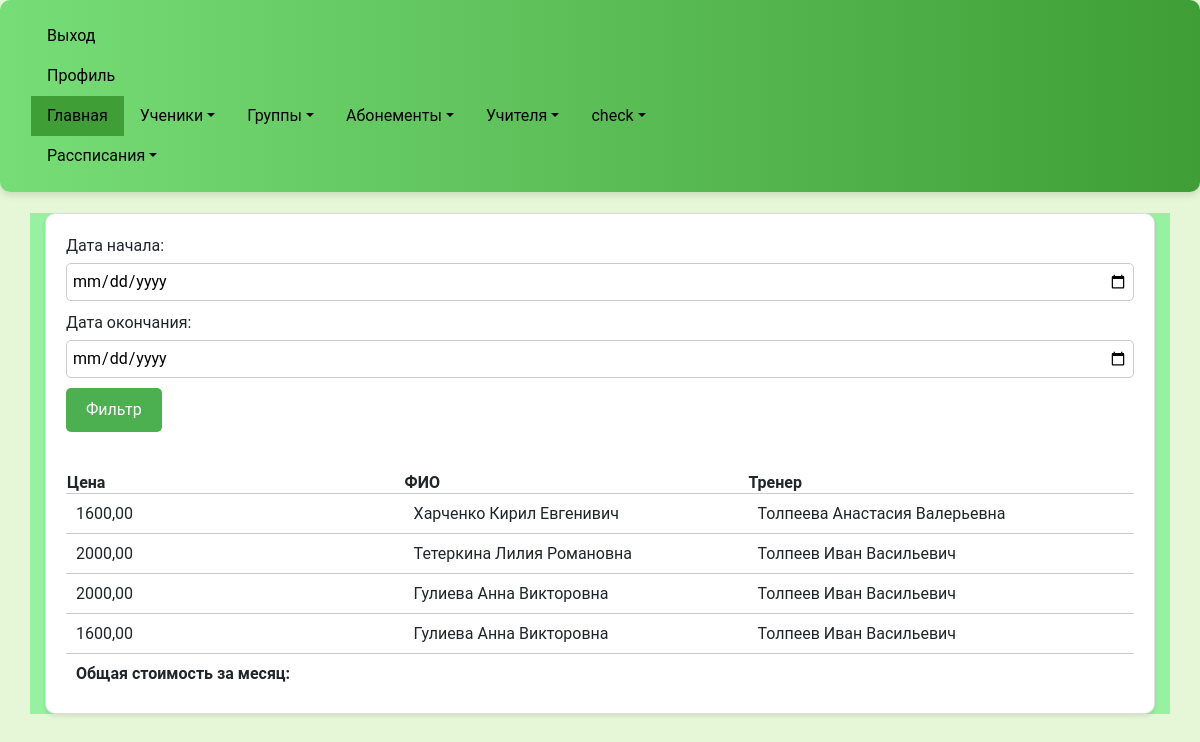
/check/ (signed in), run on an earlier commit of the app's database.
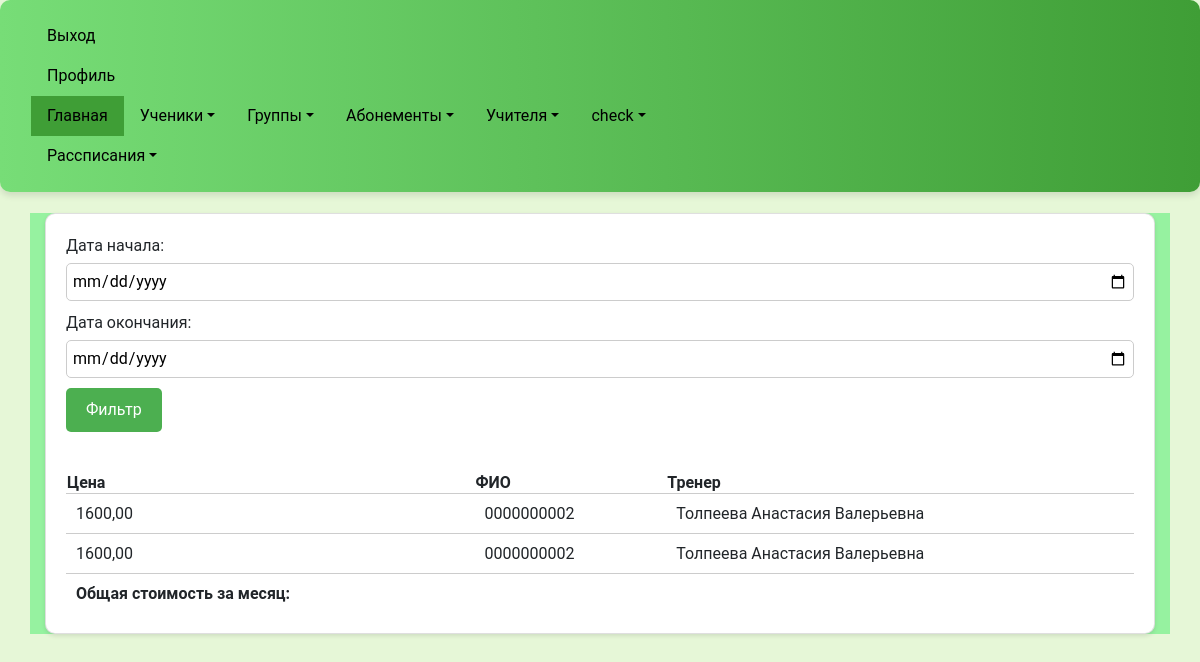
And on a later commit of the database.
### myapp/models.py (models this page shows, shortened)
class Subscription(models.Model):
    group = models.ForeignKey(Group, on_delete=models.CASCADE)
    client = models.ForeignKey(Client, on_delete=models.CASCADE)
    coach = models.ForeignKey(Coach, on_delete=models.CASCADE)
    lessons_count = models.IntegerField()
    attendance = models.BooleanField(default=False)
    price = models.DecimalField(max_digits=10, decimal_places=2)  # Добавляем поле для стоимости абонемента
    comment = models.TextField(blank=True, null=True)
    button_highlighted = models.BooleanField(default=False)
    date = models.DateTimeField(auto_now_add=True)  # Добавляем поле для даты создания
    end_date = models.DateTimeField()  # Добавляем поле для даты окончания абонемента
    lesson_schedule = models.ForeignKey(LessonSchedule, on_delete=models.CASCADE)

class Client(models.Model):
    full_name = models.CharField(max_length=255)
    birth_date = models.DateField()
    phone_number = models.CharField(max_length=20)
    parent_name = models.CharField(max_length=255)
    address = models.CharField(max_length=255, default='Unknown Address')  # Add a default value here
    card_number = models.CharField(max_length=100, unique=True)
    group_obj = models.ForeignKey('Group', on_delete=models.SET_NULL, null=True, blank=True)
    date_joined = models.DateField()

class Coach(models.Model):
    full_name = models.CharField(max_length=255)
    phone_number = models.CharField(max_length=20)
    students = models.ManyToManyField(Client, related_name='coach_students')
    groupqs = models.ManyToManyField(Group, related_name='coach_groupqs')
    percent = models.FloatField(default=0)

### myapp/views.py (the view)
# urls.py: path('check/', check, name='check'),
@login_required
def check(request):
    subscriptions = Subscription.objects.all()
    start_date = request.GET.get('start_date')
    end_date = request.GET.get('end_date')
    if start_date and end_date:
        subscriptions = subscriptions.filter(date__range=[start_date, end_date])
        total_price = subscriptions.aggregate(total_price=Sum('price'))['total_price']
        return render(request, 'check.html', {'subscriptions': subscriptions,
                                              'total_price': total_price})
    else:
        return render(request, 'check.html', {'subscriptions': subscriptions})

### myapp/templates/check.html
{% extends 'base.html' %}
{% block content %}
<div class="container">
    <div class="card" style="padding: 20px; border-radius: 10px; box-shadow: 0 2px 4px rgba(0,0,0,0.1);">
        <form method="get" style="margin-bottom: 20px;">
            <label for="start_date" style="display: block; margin-bottom: 5px;">Дата начала:</label>
            <input type="date" name="start_date" style="padding: 5px; border: 1px solid #ccc; border-radius: 5px; margin-bottom: 10px;">
            <label for="end_date" style="display: block; margin-bottom: 5px;">Дата окончания:</label>
            <input type="date" name="end_date" style="padding: 5px; border: 1px solid #ccc; border-radius: 5px; margin-bottom: 10px;">
            <button type="submit" style="padding: 10px 20px; background-color: #4CAF50; color: white; border: none; border-radius: 5px; cursor: pointer;">Фильтр</button>
        </form>
        <table style="width: 100%; border-collapse: collapse; margin-top: 20px;">
            <thead>
                <tr>
                    <th style="border-bottom: 1px solid #ccc;">Цена</th>
                    <th style="border-bottom: 1px solid #ccc;">ФИО</th>
                    <th style="border-bottom: 1px solid #ccc;">Тренер</th>
                </tr>
            </thead>
            <tbody>
                {% for subscription in subscriptions %}
                    <tr>
                        <td style="padding: 10px; border-bottom: 1px solid #ccc;">{{ subscription.price }}</td>
                        <td style="padding: 10px; border-bottom: 1px solid #ccc;">{{ subscription.client.full_name }}</td>
                        <td style="padding: 10px; border-bottom: 1px solid #ccc;">{{ subscription.coach.full_name }}</td>
                    </tr>
                {% endfor %}
                <tr>
                    <td style="padding: 10px;"><strong>Общая стоимость за месяц:</strong> {{ total_price }}</td>
                </tr>
            </tbody>
        </table>
    </div>
</div>
{% endblock %}

What changed in the data, as far as the page shows it:
removed Subscription: price "1600,00", client.full_name "Харченко Кирил Евгенивич", coach.full_name "Толпеева Анастасия Валерьевна"
removed Subscription: price "2000,00", client.full_name "Тетеркина Лилия Романовна", coach.full_name "Толпеев Иван Васильевич"
removed Subscription: price "2000,00", client.full_name "Гулиева Анна Викторовна", coach.full_name "Толпеев Иван Васильевич"
removed Subscription: price "1600,00", client.full_name "Гулиева Анна Викторовна", coach.full_name "Толпеев Иван Васильевич"
added Subscription: price "1600,00", client.full_name "0000000002", coach.full_name "Толпеева Анастасия Валерьевна"
added Subscription: price "1600,00", client.full_name "0000000002", coach.full_name "Толпеева Анастасия Валерьевна"
